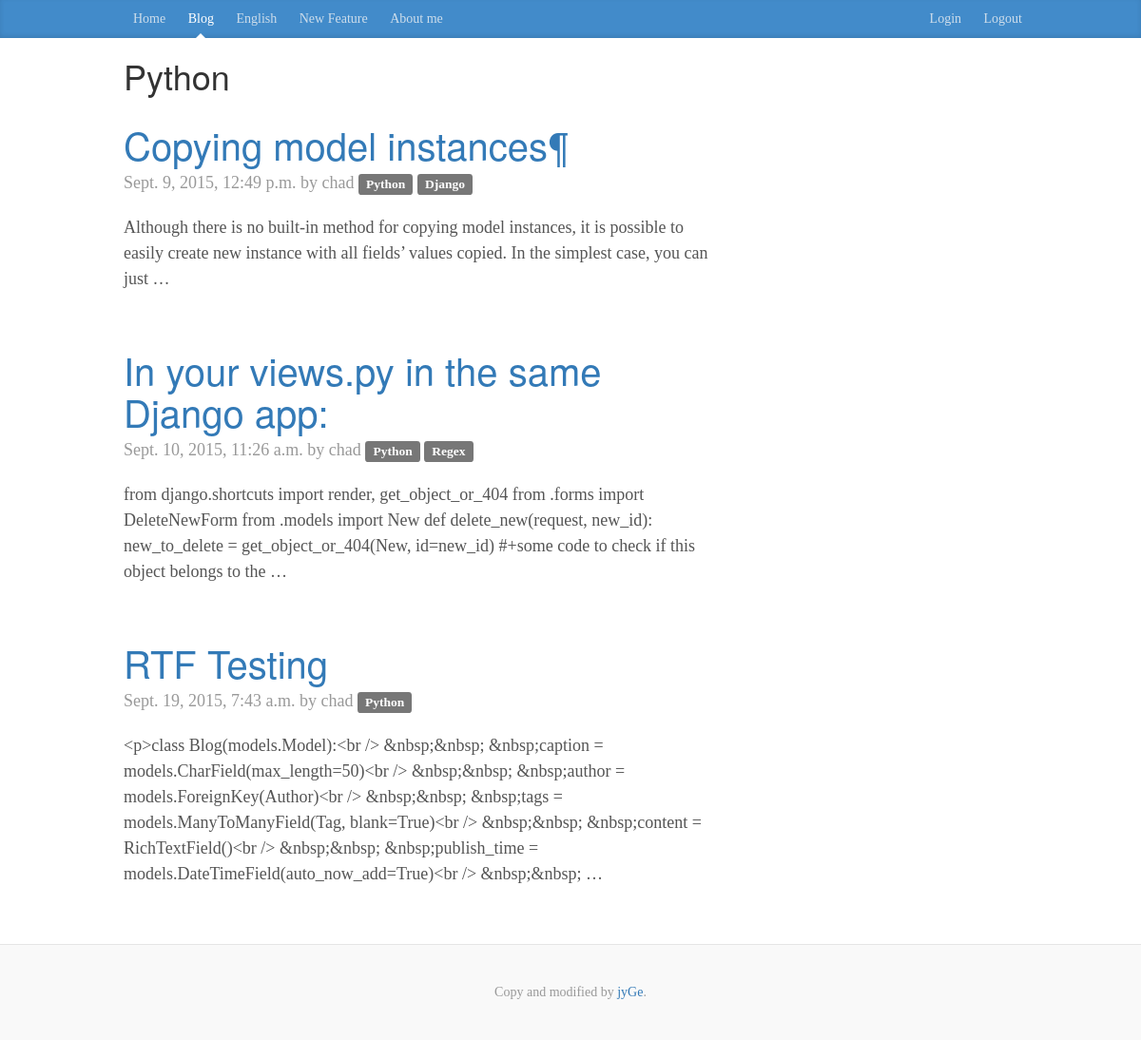
Page /sblog/blog/tag/Python/ on the committed database.
### sblog/models.py (models this page shows, shortened)
class Tag(models.Model):
	tag_name = models.CharField(max_length=20, blank=True)
	create_time = models.DateTimeField(auto_now_add=True)
	def __str__(self):
		return self.tag_name

class Blog(models.Model):
	caption = models.CharField(max_length=50)
	author = models.ForeignKey(Author)
	tags = models.ManyToManyField(Tag, blank=True)
	content = RichTextField(config_name='ckeditor')
	publish_time = models.DateTimeField(auto_now_add=True)
	update_time = models.DateTimeField(auto_now=True)

class Author(models.Model):
	name = models.CharField(max_length=30)
	email = models.EmailField(blank=True)
	website = models.URLField(blank=True)
	def __str__(self):
		return self.name

### sblog/views.py (the view)
# urls.py: url(r'^blog/tag/(?P<tag_name>\w+)/$', views.blog_tag_list, name='blogtag'),
def blog_tag_list(request, tag_name):
	blogs_list_with_tag = Blog.objects.filter(tags__tag_name=tag_name)
	return render(request, 'sblog/blogtag.html',
		{'blogs_list_with_tag': blogs_list_with_tag,
		'tag_name': tag_name})

### sblog/templates/sblog/blogtag.html (shortened to what this page needs)
{% extends "sblog/base.html" %}
{% block content %}
<div class="container">
    <div class="blog-header">
        <h1>{{ tag_name }}</h1>
    </div>
       <div class="row">
        <div class="col-sm-8 blog-main">
            {% for blog in blogs_list_with_tag %}
            <div class="blog-post">
                <h2 class="blog-post-title"><a href="{% url 'sblog:detailblog' blog.id %}">{{ blog.caption }}</a></h2>
                    <p class="blog-post-meta">{{ blog.publish_time }} by {{ blog.author }}
                        {% for tag in blog.tags.all %}
                            <a href="{% url 'sblog:blogtag' tag.tag_name %}"><span class="label label-default">{{ tag }}</span></a>
                        {% endfor %}
                    </p>
                <p>{{ blog.content|truncatewords:30 }}</p>
            </div>
            {% endfor %}
        </div>
    </div>
</div>
{% endblock %}

### sblog/static/sblog/blog.css (style rules this page uses)
body { font-family: Georgia, "Times New Roman", Times, serif; color: #555; }
h1, .h1, h2, .h2, h3, .h3, h4, .h4, h5, .h5, h6, .h6 { margin-top: 0; font-family: "Helvetica Neue", Helvetica, Arial, sans-serif; font-weight: normal; color: #333; }
@media (min-width: 1200px) { .container { width: 970px; } }
.blog-header { padding-top: 20px; padding-bottom: 20px; }
.blog-main { font-size: 18px; line-height: 1.5; }
.blog-post { margin-bottom: 60px; }
.blog-post-title { margin-bottom: 5px; font-size: 40px; }
.blog-post-meta { margin-bottom: 20px; color: #999; }

### rows in the picture
Tag: tag_name "Python"
Blog: caption "Copying model instances¶", publish_time "Sept. 9, 2015, 12:49 p.m.", author "chad", content "Although there is no built-in method for copying model instances, it is possible to easily create new instance with all fields’ values copied. In the simplest case, you can just …"
Tag: tag_name "Django"
Blog: caption "In your views.py in the same Django app:", publish_time "Sept. 10, 2015, 11:26 a.m.", author "chad", content "from django.shortcuts import render, get_object_or_404 from .forms import DeleteNewForm from .models import New def delete_new(request, new_id): new_to_delete = get_object_or_404(New, id=new_id) #+some code to check if this object belongs to the …"
Tag: tag_name "Regex"
Blog: caption "RTF Testing", publish_time "Sept. 19, 2015, 7:43 a.m.", author "chad", content "<p>class Blog(models.Model):<br /> &nbsp;&nbsp; &nbsp;caption = models.CharField(max_length=50)<br /> &nbsp;&nbsp; &nbsp;author = models.ForeignKey(Author)<br /> &nbsp;&nbsp; &nbsp;tags = models.ManyToManyField(Tag, blank=True)<br /> &nbsp;&nbsp; &nbsp;content = RichTextField()<br /> &nbsp;&nbsp; &nbsp;publish_time = models.DateTimeField(auto_now_add=True)<br /> &nbsp;&nbsp; …"
